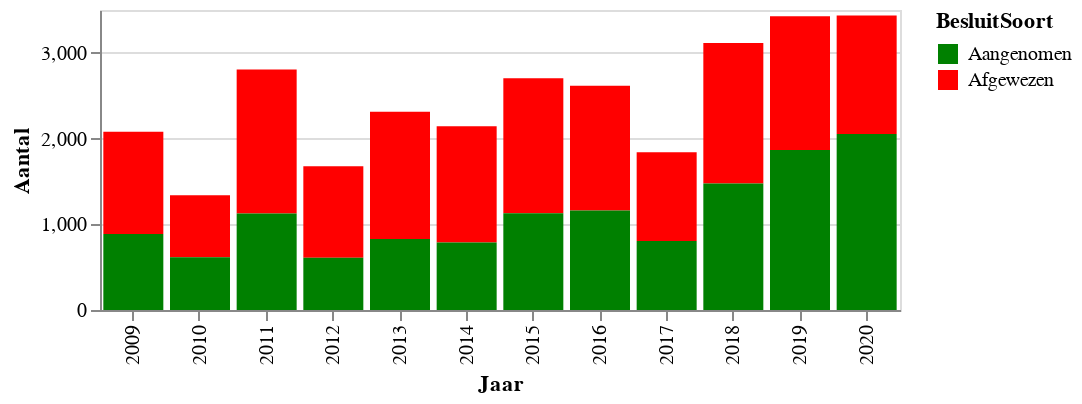

The code cell stored with this chart in its notebook:
### Code cell
data = df.groupby(['Jaar', 'BesluitSoort']).agg(Aantal=('Titel', 'count')).reset_index()
data = data.replace({0: 'Afgewezen', 1: 'Aangenomen'})
color_order = {'Afgewezen':1, 'Aangenomen':0}
data["idx"] = data["BesluitSoort"].map(color_order)

alt.Chart(data, width=400,height = 150).mark_bar().encode(
    x=alt.X('Jaar:N'),
    y='Aantal:Q',
    order="idx",
    color=alt.Color('BesluitSoort',
                   scale=alt.Scale(
            domain=['Aangenomen','Afgewezen'],
            range=['green', 'red']))
)

### Figure 1 — Vega-Lite specification as saved in the notebook (floating-point values rounded to 4 significant figures)
{"config": {"view": {"continuousWidth": 400, "continuousHeight": 300}}, "data": {"name": "data-47ba201efd8eb470673275e5d08bc747"}, "mark": "bar", "encoding": {"color": {"type": "nominal", "field": "BesluitSoort", "scale": {"domain": ["Aangenomen", "Afgewezen"], "range": ["green", "red"]}}, "order": {"type": "quantitative", "field": "idx"}, "x": {"type": "nominal", "field": "Jaar"}, "y": {"type": "quantitative", "field": "Aantal"}}, "height": 150, "width": 400, "$schema": "https://vega.github.io/schema/vega-lite/v4.0.2.json", "datasets": {"data-47ba201efd8eb470673275e5d08bc747": [{"Jaar": 2009, "BesluitSoort": "Afgewezen", "Aantal": 1194, "idx": 1}, {"Jaar": 2009, "BesluitSoort": "Aangenomen", "Aantal": 887, "idx": 0}, {"Jaar": 2010, "BesluitSoort": "Afgewezen", "Aantal": 724, "idx": 1}, {"Jaar": 2010, "BesluitSoort": "Aangenomen", "Aantal": 616, "idx": 0}, {"Jaar": 2011, "BesluitSoort": "Afgewezen", "Aantal": 1680, "idx": 1}, {"Jaar": 2011, "BesluitSoort": "Aangenomen", "Aantal": 1125, "idx": 0}, {"Jaar": 2012, "BesluitSoort": "Afgewezen", "Aantal": 1067, "idx": 1}, {"Jaar": 2012, "BesluitSoort": "Aangenomen", "Aantal": 611, "idx": 0}, {"Jaar": 2013, "BesluitSoort": "Afgewezen", "Aantal": 1484, "idx": 1}, {"Jaar": 2013, "BesluitSoort": "Aangenomen", "Aantal": 829, "idx": 0}, {"Jaar": 2014, "BesluitSoort": "Afgewezen", "Aantal": 1356, "idx": 1}, {"Jaar": 2014, "BesluitSoort": "Aangenomen", "Aantal": 788, "idx": 0}, {"Jaar": 2015, "BesluitSoort": "Afgewezen", "Aantal": 1575, "idx": 1}, {"Jaar": 2015, "BesluitSoort": "Aangenomen", "Aantal": 1128, "idx": 0}, {"Jaar": 2016, "BesluitSoort": "Afgewezen", "Aantal": 1455, "idx": 1}, {"Jaar": 2016, "BesluitSoort": "Aangenomen", "Aantal": 1161, "idx": 0}, {"Jaar": 2017, "BesluitSoort": "Afgewezen", "Aantal": 1036, "idx": 1}, {"Jaar": 2017, "BesluitSoort": "Aangenomen", "Aantal": 805, "idx": 0}, {"Jaar": 2018, "BesluitSoort": "Afgewezen", "Aantal": 1638, "idx": 1}, {"Jaar": 2018, "BesluitSoort": "Aangenomen", "Aantal": 1476, "idx": 0}, {"Jaar": 2019, "BesluitSoort": "Afgewezen", "Aantal": 1562, "idx": 1}, {"Jaar": 2019, "BesluitSoort": "Aangenomen", "Aantal": 1866, "idx": 0}, {"Jaar": 2020, "BesluitSoort": "Afgewezen", "Aantal": 1382, "idx": 1}, {"Jaar": 2020, "BesluitSoort": "Aangenomen", "Aantal": 2053, "idx": 0}]}}
